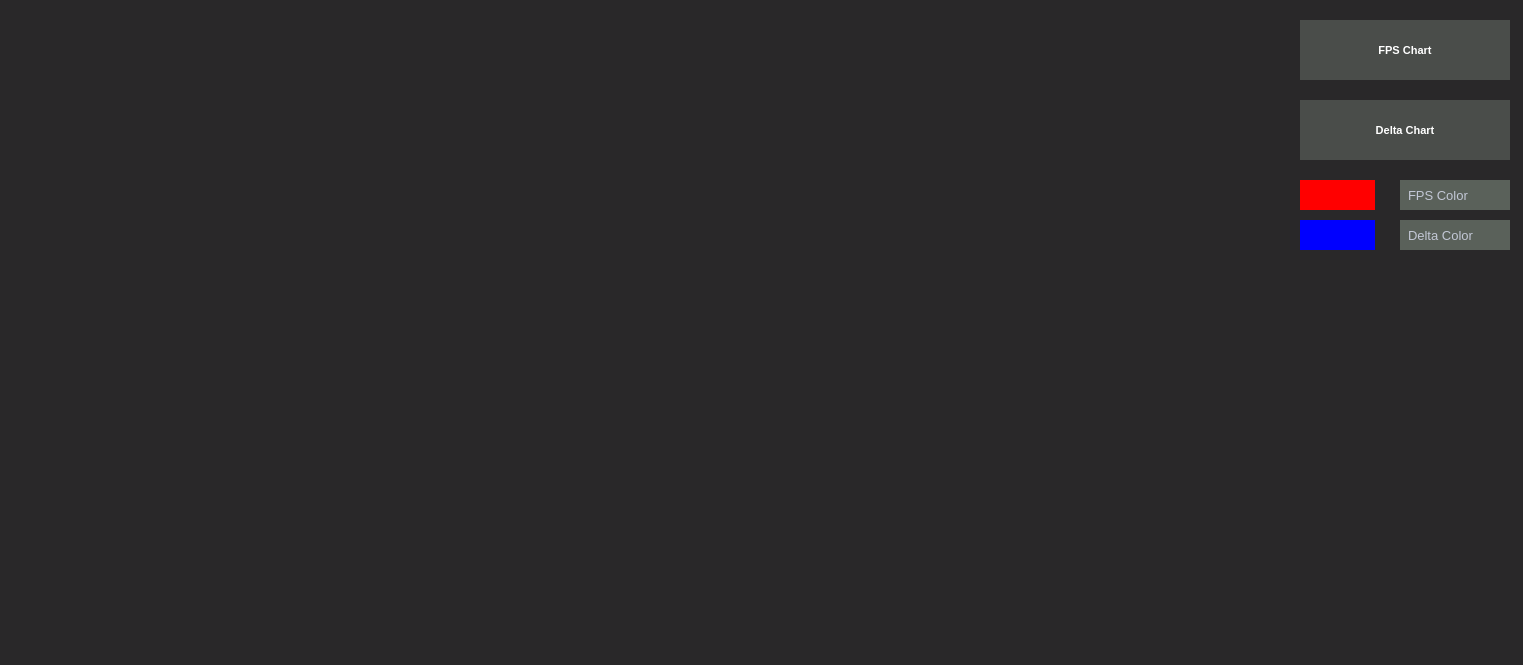
<?xml version="1.0" encoding="UTF-8"?>
<ui version="4.0">
 <class>FpsChart</class>
 <widget class="QDialog" name="FpsChart">
  <property name="geometry">
   <rect>
    <x>0</x>
    <y>0</y>
    <width>1523</width>
    <height>665</height>
   </rect>
  </property>
  <property name="windowTitle">
   <string>Dialog</string>
  </property>
  <property name="styleSheet">
   <string notr="true">/*Copyright (c) DevSec Studio. All rights reserved.

MIT License

Permission is hereby granted, free of charge, to any person obtaining a copy
of this software and associated documentation files (the &quot;Software&quot;), to deal
in the Software without restriction, including without limitation the rights
to use, copy, modify, merge, publish, distribute, sublicense, and/or sell
copies of the Software, and to permit persons to whom the Software is
furnished to do so, subject to the following conditions:

The above copyright notice and this permission notice shall be included in all
copies or substantial portions of the Software.

THE SOFTWARE IS PROVIDED *AS IS*, WITHOUT WARRANTY OF ANY KIND, EXPRESS OR
IMPLIED, INCLUDING BUT NOT LIMITED TO THE WARRANTIES OF MERCHANTABILITY,
FITNESS FOR A PARTICULAR PURPOSE AND NONINFRINGEMENT. IN NO EVENT SHALL THE
AUTHORS OR COPYRIGHT HOLDERS BE LIABLE FOR ANY CLAIM, DAMAGES OR OTHER
LIABILITY, WHETHER IN AN ACTION OF CONTRACT, TORT OR OTHERWISE, ARISING FROM,
OUT OF OR IN CONNECTION WITH THE SOFTWARE OR THE USE OR OTHER DEALINGS IN THE SOFTWARE.
*/

/*-----QWidget-----*/
QWidget
{
	background-color: rgb(41,40,41);
	color: #000000;
}


/*-----QLabel-----*/
QLabel
{
	background-color: rgb(90,97,90);
	color: #c2c7d5;
	font-size: 13px;
	padding: 5px;
}


/*-----QPushButton-----*/
QPushButton
{
	background-color: rgb(74,77,74);
	color: #fff;
	font-size: 11px;
	font-weight: bold;
	border: none;
	padding: 5px;

}


QPushButton::pressed
{
	background-color: rgb(41,40,41);

}


/*-----QCheckBox-----*/
QCheckBox
{
	background-color: transparent;
	color: #fff;
	font-size: 10px;
	font-weight: bold;
	border: none;
	border-radius: 5px;

}


/*-----QCheckBox-----*/
QCheckBox::indicator
{
    color: #b1b1b1;
    background-color: #323232;
    border: 1px solid darkgray;
    width: 12px;
    height: 12px;

}


QCheckBox::indicator:checked
{
    image:url(&quot;./ressources/check.png&quot;);
	background-color: qlineargradient(spread:pad, x1:0, y1:0.511, x2:1, y2:0.511, stop:0 rgba(0, 172, 149, 255),stop:0.995192 rgba(54, 197, 177, 255));;
    border: 1px solid #607cff;

}


QCheckBox::indicator:unchecked:hover
{
    border: 1px solid #08b099;

}


QCheckBox::disabled
{
	color: #656565;

}


QCheckBox::indicator:disabled
{
	background-color: #656565;
	color: #656565;
    border: 1px solid #656565;

}


/*-----QLineEdit-----*/
QLineEdit
{
	background-color: #c2c7d5;
	color: #000;
	font-weight: bold;
	border: none;
	padding: 3px;

}


/*-----QListView-----*/
QListView
{
	background-color: rgb(82,85,82);;
	color: #fff;
	font-size: 12px;
	font-weight: bold;
	border: 1px solid rgb(82,85,82);
	show-decoration-selected: 0;

}


QListView::item
{
	color: #31cecb;
	background-color: #454e5e;
	border: none;
	padding: 5px;
	border-radius: 0px;
	padding-left : 10px;
	height: 42px;

}

QListView::item:selected
{
	color: #31cecb;
	background-color: #454e5e;

}


QListView::item:!selected
{
	color:white;
	background-color: transparent;
	border: none;
	padding-left : 10px;

}


QListView::item:!selected:hover
{
	color: #bbbcba;
	background-color: #454e5e;
	border: none;
	padding-left : 10px;

}


/*-----QTreeView-----*/
QTreeView 
{
	background-color: #232939;
	show-decoration-selected: 0;
	color: #c2c8d7;

}


QTreeView::item 
{
	border-top-color: transparent;
	border-bottom-color: transparent;

}


QTreeView::item:hover 
{
	background-color: #606060;
	color: #fff;

}


QTreeView::item:selected 
{
	background-color: #0ab19a;
	color: #fff;

}


QTreeView::item:selected:active
{
	background-color: #0ab19a;
	color: #fff;

}


QTreeView::branch:has-children:!has-siblings:closed,
QTreeView::branch:closed:has-children:has-siblings 
{
	image: url(://tree-closed.png);

}

QTreeView::branch:open:has-children:!has-siblings,
QTreeView::branch:open:has-children:has-siblings  
{
	image: url(://tree-open.png);

}


/*-----QTableView &amp; QTableWidget-----*/
QTableView
{
    background-color: #232939;
	border: 1px solid gray;
    color: #f0f0f0;
    gridline-color: #232939;
    outline : 0;

}


QTableView::disabled
{
    background-color: #242526;
    border: 1px solid #32414B;
    color: #656565;
    gridline-color: #656565;
    outline : 0;

}


QTableView::item:hover 
{
    background-color: #606060;
    color: #f0f0f0;

}


QTableView::item:selected 
{
	background-color: #0ab19a;
    color: #F0F0F0;

}


QTableView::item:selected:disabled
{
    background-color: #1a1b1c;
    border: 2px solid #525251;
    color: #656565;

}


QTableCornerButton::section
{
	background-color: #343a49;
    color: #fff;

}


QHeaderView::section
{
	color: #fff;
	border-top: 0px;
	border-bottom: 1px solid gray;
	border-right: 1px solid gray;
	background-color: #343a49;
    margin-top:1px;
	margin-bottom:1px;
	padding: 5px;

}


QHeaderView::section:disabled
{
    background-color: #525251;
    color: #656565;

}


QHeaderView::section:checked
{
    color: #fff;
    background-color: #0ab19a;

}


QHeaderView::section:checked:disabled
{
    color: #656565;
    background-color: #525251;

}


QHeaderView::section::vertical::first,
QHeaderView::section::vertical::only-one
{
    border-top: 1px solid #353635;

}


QHeaderView::section::vertical
{
    border-top: 1px solid #353635;

}


QHeaderView::section::horizontal::first,
QHeaderView::section::horizontal::only-one
{
    border-left: 1px solid #353635;

}


QHeaderView::section::horizontal
{
    border-left: 1px solid #353635;

}


/*-----QScrollBar-----*/
QScrollBar:horizontal 
{
    background-color: transparent;
    height: 8px;
    margin: 0px;
    padding: 0px;

}


QScrollBar::handle:horizontal 
{
    border: none;
	min-width: 100px;
    background-color: #56576c;

}


QScrollBar::add-line:horizontal, 
QScrollBar::sub-line:horizontal,
QScrollBar::add-page:horizontal, 
QScrollBar::sub-page:horizontal 
{
    width: 0px;
    background-color: transparent;

}


QScrollBar:vertical 
{
    background-color: transparent;
    width: 8px;
    margin: 0;

}


QScrollBar::handle:vertical 
{
    border: none;
	min-height: 100px;
    background-color: #56576c;

}


QScrollBar::add-line:vertical, 
QScrollBar::sub-line:vertical,
QScrollBar::add-page:vertical, 
QScrollBar::sub-page:vertical 
{
    height: 0px;
    background-color: transparent;

}
</string>
  </property>
  <widget class="QCustomPlot" name="mPlot" native="true">
   <property name="geometry">
    <rect>
     <x>30</x>
     <y>20</y>
     <width>1250</width>
     <height>630</height>
    </rect>
   </property>
  </widget>
  <widget class="QPushButton" name="fps">
   <property name="geometry">
    <rect>
     <x>1300</x>
     <y>20</y>
     <width>210</width>
     <height>60</height>
    </rect>
   </property>
   <property name="text">
    <string>FPS Chart</string>
   </property>
  </widget>
  <widget class="QPushButton" name="delta">
   <property name="geometry">
    <rect>
     <x>1300</x>
     <y>100</y>
     <width>210</width>
     <height>60</height>
    </rect>
   </property>
   <property name="text">
    <string>Delta Chart</string>
   </property>
  </widget>
  <widget class="QLabel" name="fps_color">
   <property name="geometry">
    <rect>
     <x>1300</x>
     <y>220</y>
     <width>75</width>
     <height>30</height>
    </rect>
   </property>
   <property name="styleSheet">
    <string notr="true">QLabel
{
	background-color: rgb(0,0,255);
	color: #000000;
}</string>
   </property>
   <property name="text">
    <string/>
   </property>
  </widget>
  <widget class="QLabel" name="delta_color">
   <property name="geometry">
    <rect>
     <x>1300</x>
     <y>180</y>
     <width>75</width>
     <height>30</height>
    </rect>
   </property>
   <property name="styleSheet">
    <string notr="true">QLabel
{
	background-color: rgb(255,0,0);
	color: #000000;
}</string>
   </property>
   <property name="text">
    <string/>
   </property>
  </widget>
  <widget class="QLabel" name="fps_label">
   <property name="geometry">
    <rect>
     <x>1400</x>
     <y>180</y>
     <width>110</width>
     <height>30</height>
    </rect>
   </property>
   <property name="text">
    <string>FPS Color</string>
   </property>
  </widget>
  <widget class="QLabel" name="delta_label">
   <property name="geometry">
    <rect>
     <x>1400</x>
     <y>220</y>
     <width>110</width>
     <height>30</height>
    </rect>
   </property>
   <property name="text">
    <string>Delta Color</string>
   </property>
  </widget>
 </widget>
 <customwidgets>
  <customwidget>
   <class>QCustomPlot</class>
   <extends>QWidget</extends>
   <header location="global">qcustomplot.h</header>
   <container>1</container>
  </customwidget>
 </customwidgets>
 <resources/>
 <connections/>
</ui>
